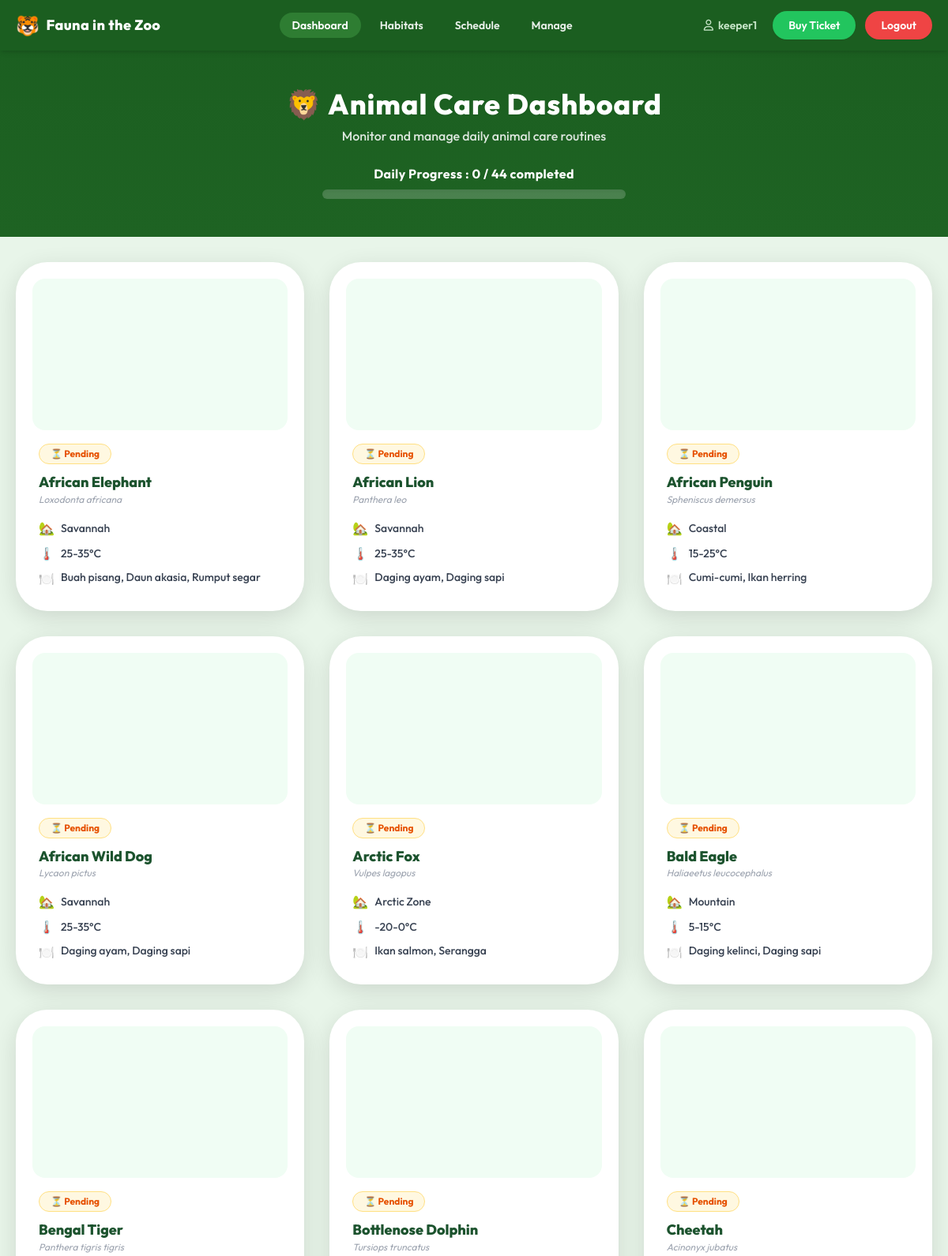
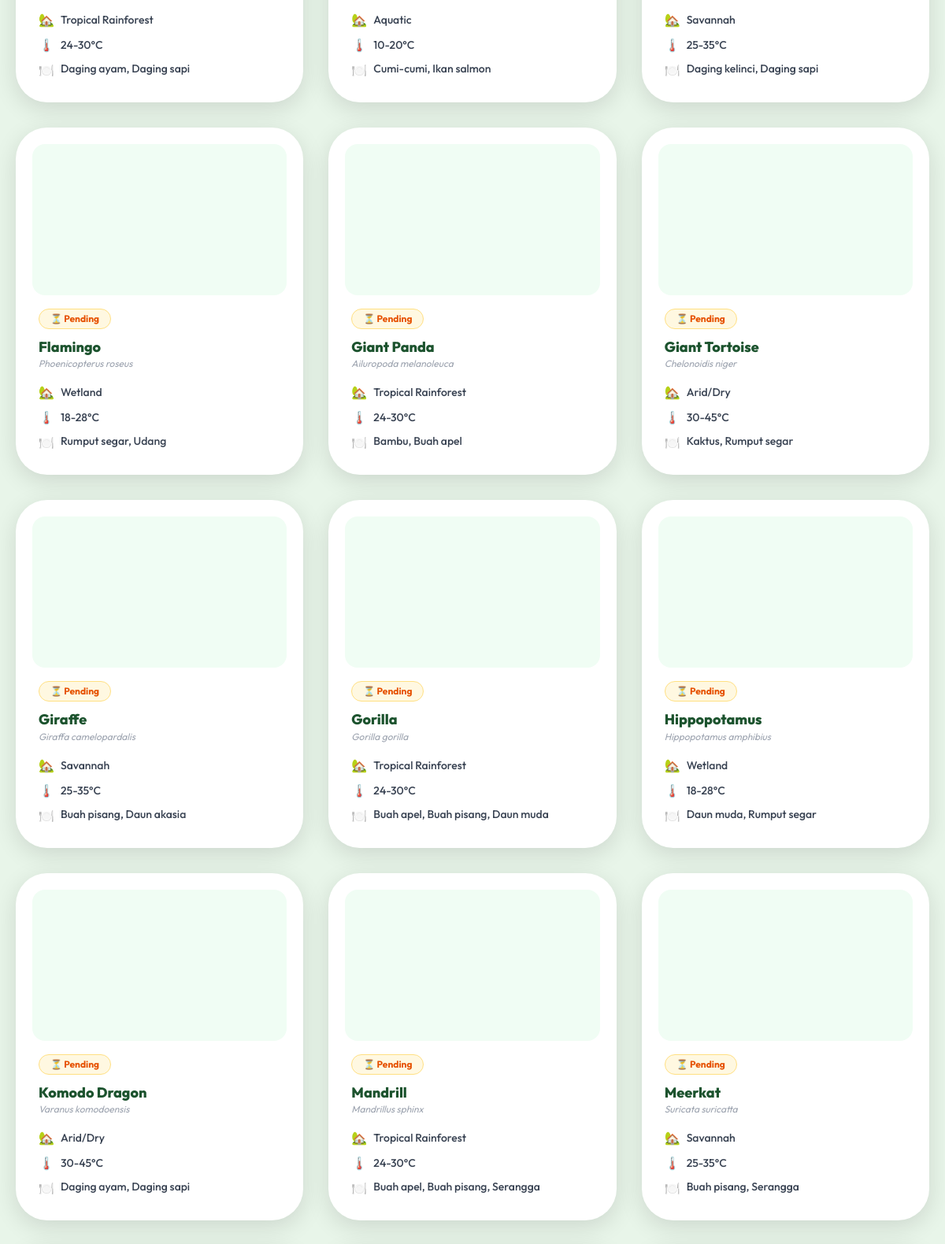
The page /animals.php (signed in, upper part) on the database its author committed (2 pictures, top to bottom).
### tables this page shows
CREATE TABLE IF NOT EXISTS animals (
    id_animal   INT AUTO_INCREMENT PRIMARY KEY,
    animal_name VARCHAR(100) NOT NULL,
    species     VARCHAR(100) NOT NULL,
    id_habitat  INT NOT NULL,
    image_url   VARCHAR(512),
    FOREIGN KEY (id_habitat) REFERENCES habitats(id_habitat)
        ON DELETE CASCADE ON UPDATE CASCADE
);

CREATE TABLE IF NOT EXISTS habitats (
    id_habitat   INT AUTO_INCREMENT PRIMARY KEY,
    habitat_name VARCHAR(100) NOT NULL,
    temperature  VARCHAR(50)  NOT NULL,
    description  TEXT
);

### includes/auth.php (called while the page is built, shortened)
<?php
function getRole() {
    return $_SESSION['role'] ?? null;
}
?>

### animals.php (the view, shortened to what this page needs)
<?php
require_once 'includes/db.php';
require_once 'includes/auth.php';
$query = "
    SELECT
        a.id_animal, a.animal_name, a.image_url, a.species,
        h.habitat_name, h.temperature,
        GROUP_CONCAT(f.foods_name ORDER BY f.foods_name SEPARATOR ', ') AS foods
    FROM animals a
    JOIN habitats h ON a.id_habitat = h.id_habitat
    LEFT JOIN memakan m ON a.id_animal = m.id_animal
    LEFT JOIN foods f   ON m.id_food   = f.id_food
    GROUP BY a.id_animal
    ORDER BY a.animal_name ASC
";
$animals = mysqli_fetch_all(mysqli_query($conn, $query), MYSQLI_ASSOC);
$done_ids = array_column(
    mysqli_fetch_all(mysqli_query($conn, "SELECT DISTINCT id_animal FROM pemberian_pakan WHERE status='done'"), MYSQLI_ASSOC),
    'id_animal'
);
$total_pp = mysqli_fetch_assoc(mysqli_query($conn, "SELECT COUNT(*) AS c FROM pemberian_pakan"))['c'];
$done_pp  = mysqli_fetch_assoc(mysqli_query($conn, "SELECT COUNT(*) AS c FROM pemberian_pakan WHERE status='done'"))['c'];
function getFoodEmoji($foods) {
    $foods = strtolower($foods);
    return '🍽️';
}
?>
<!DOCTYPE html>
<html lang="id">
<head>
    <script src="https://cdn.tailwindcss.com"></script>
    <link rel="stylesheet" href="https://cdnjs.cloudflare.com/ajax/libs/font-awesome/6.5.0/css/all.min.css">
    <link rel="stylesheet" href="assets/css/style.css">
</head>
<body class="bg-[#e8f5e9] min-h-screen pb-16">
<nav class="bg-[#1b5e20] sticky top-0 z-50 shadow-md">
    <div class="max-w-7xl mx-auto px-5 flex items-center justify-between h-16">
        <a href="animals.php" class="flex items-center gap-2 text-white font-extrabold text-lg tracking-wide hover:opacity-95 transition-opacity">
            <span class="text-2xl">🐯</span>Fauna in the Zoo
        </a>
        <div class="hidden md:flex items-center gap-2 text-sm font-semibold text-white/90">
            <a href="animals.php" class="<?= basename($_SERVER['PHP_SELF']) === 'animals.php' ? 'bg-[#2e7d32] text-white' : 'hover:text-white transition-colors' ?> px-4 py-1.5 rounded-full">Dashboard</a>
            <a href="habitats.php" class="<?= basename($_SERVER['PHP_SELF']) === 'habitats.php' ? 'bg-[#2e7d32] text-white' : 'hover:text-white transition-colors' ?> px-4 py-1.5 rounded-full">Habitats</a>
            <?php if (getRole() === 'zookeeper'): ?>
            <a href="schedule.php" class="<?= basename($_SERVER['PHP_SELF']) === 'schedule.php' ? 'bg-[#2e7d32] text-white' : 'hover:text-white transition-colors' ?> px-4 py-1.5 rounded-full">Schedule</a>
            <a href="manage.php"   class="<?= basename($_SERVER['PHP_SELF']) === 'manage.php' ? 'bg-[#2e7d32] text-white' : 'hover:text-white transition-colors' ?> px-4 py-1.5 rounded-full">Manage</a>
            <?php endif; ?>
        </div>
        <div class="flex items-center gap-3 text-sm font-semibold">
            <span class="text-[#c8e6c9] hidden sm:flex items-center gap-1.5 mr-2">
                <i class="fa-regular fa-user"></i> <?= htmlspecialchars($_SESSION['username']) ?>
            </span>
            <a href="ticket.php"
               class="<?= basename($_SERVER['PHP_SELF']) === 'ticket.php' ? 'bg-[#15803d]' : 'bg-[#22c55e] hover:bg-[#15803d]' ?> text-white px-5 py-2 rounded-full transition-all shadow-sm">
                Buy Ticket
            </a>
            <a href="logout.php"
               class="bg-[#ef4444] hover:bg-[#b91c1c] text-white px-5 py-2 rounded-full transition-all shadow-sm">
                Logout
            </a>
        </div>
    </div>
</nav>
<div class="dashboard-bg text-white py-12 text-center px-4">
    <div class="flex items-center justify-center gap-2 mb-2">
        <span class="text-4xl">🦁</span>
        <h1 class="text-3xl sm:text-4xl font-extrabold tracking-wide drop-shadow-sm">Animal Care Dashboard</h1>
    </div>
    <p class="text-white/85 text-sm sm:text-base font-medium">Monitor and manage daily animal care routines</p>
    <div class="mt-6 flex flex-col items-center">
        <p class="text-sm sm:text-base font-bold text-white mb-2 tracking-wide">
            Daily Progress : <?= $done_pp ?> / <?= $total_pp ?> completed
        </p>
        <div class="w-full max-w-sm h-3 bg-white/20 rounded-full overflow-hidden shadow-inner">
        </div>
    </div>
</div>
<div class="max-w-7xl mx-auto px-5 py-8">
    <?php if (empty($animals)): ?>
    <div class="text-center py-20 text-white bg-white/10 rounded-[2.5rem] border border-white/20 backdrop-blur-sm">
        <p class="text-6xl mb-3">🐾</p>
        <p class="text-lg font-bold">Belum ada hewan terdaftar.</p>
        <?php if (getRole() === 'zookeeper'): ?>
        <a href="manage.php" class="text-[#f0fdf4] font-bold mt-2 inline-block hover:underline">+ Tambah hewan</a>
        <?php endif; ?>
    </div>
    <?php else: ?>
    <div class="grid grid-cols-1 sm:grid-cols-2 lg:grid-cols-3 gap-8">
        <?php foreach ($animals as $i => $a):
            $done = in_array($a['id_animal'], $done_ids);
            $foodEmoji = getFoodEmoji($a['foods']);
        ?>
        <div class="animal-card card-anim border <?= $done ? 'bg-[#e8f5e9] border-[#a5d6a7]/60' : 'bg-white border-transparent' ?> rounded-[2.5rem] p-5 shadow-[0_8px_30px_rgba(0,0,0,0.12)] hover:scale-[1.03] hover:shadow-[0_15px_40px_rgba(0,0,0,0.18)] transition-all duration-300 cursor-pointer"
             style="animation-delay:<?= $i * 0.05 ?>s"
             onclick="openModal(<?= (int)$a['id_animal'] ?>)">
            <div class="h-48 bg-[#f0fdf4] overflow-hidden rounded-2xl mb-4 relative">
            </div>
            <div class="px-2 pb-2">
                <div class="mb-3">
                    <?php if ($done): ?>
                    <span class="inline-flex items-center gap-1.5 text-xs font-bold px-3.5 py-1 rounded-full bg-[#e8f5e9] text-[#2e7d32] border border-[#a5d6a7]">✓ Done</span>
                    <?php else: ?>
                    <span class="inline-flex items-center gap-1.5 text-xs font-bold px-3.5 py-1 rounded-full bg-[#fff8e1] text-[#e65100] border border-[#ffe082]">⏳ Pending</span>
                    <?php endif; ?>
                </div>
                <h3 class="font-extrabold text-[#1c532e] text-lg leading-tight mb-0.5"><?= htmlspecialchars($a['animal_name']) ?></h3>
                <p class="text-gray-400 text-xs italic mb-4"><?= htmlspecialchars($a['species']) ?></p>
                <div class="space-y-2 text-sm text-[#2e7d32] font-semibold">
                    <p class="flex items-center gap-2">
                        <span class="text-base text-center w-5">🏡</span>
                        <span class="text-gray-700 font-medium"><?= htmlspecialchars($a['habitat_name']) ?></span>
                    </p>
                    <p class="flex items-center gap-2">
                        <span class="text-base text-center w-5">🌡️</span>
                        <span class="text-gray-700 font-medium"><?= htmlspecialchars($a['temperature']) ?></span>
                    </p>
                    <?php if ($a['foods']): ?>
                    <p class="flex items-start gap-2">
                        <span class="text-base text-center w-5"><?= $foodEmoji ?></span>
                        <span class="text-gray-700 font-medium line-clamp-2"><?= htmlspecialchars($a['foods']) ?></span>
                    </p>
                    <?php endif; ?>
                </div>
            </div>
        </div>
        <?php endforeach; ?>
    </div>
    <?php endif; ?>
</div>
</body>
</html>

### assets/css/style.css (style rules this page uses)
*, *::before, *::after { box-sizing: border-box; }
body { font-family: 'Outfit', Arial, sans-serif; -webkit-font-smoothing: antialiased; -moz-osx-font-smoothing: grayscale; }
html { scroll-behavior: smooth; }
:root { --zoo-50: #f0fdf4; --zoo-100: #dcfce7; --zoo-200: #bbf7d0; --zoo-300: #86efac; --zoo-400: #4ade80; --zoo-500: #22c55e; --zoo-600: #16a34a; --zoo-700: #15803d; --zoo-800: #166534; --zoo-900: #14532d; --zoo-950: #052e16; }
.dashboard-bg { background-color: #1b5e20; background-image: linear-gradient(180deg, #1b5e20 0%, #2e7d32 40%, #81c784 100%); background-attachment: fixed; }
.card-anim { opacity: 0; animation: cardIn 0.5s ease-out forwards; }

### rows shown on the page
animals: shows "⏳ Pending", animal_name "African Elephant", species "Loxodonta africana", id_habitat.habitat_name "Savannah", id_habitat.temperature "25-35°C", foodEmoji "🍽️", foods "Buah pisang, Daun akasia, Rumput segar"
animals: shows "⏳ Pending", animal_name "African Lion", species "Panthera leo", id_habitat.habitat_name "Savannah", id_habitat.temperature "25-35°C", foodEmoji "🍽️", foods "Daging ayam, Daging sapi"
animals: shows "⏳ Pending", animal_name "African Penguin", species "Spheniscus demersus", id_habitat.habitat_name "Coastal", id_habitat.temperature "15-25°C", foodEmoji "🍽️", foods "Cumi-cumi, Ikan herring"
animals: shows "⏳ Pending", animal_name "African Wild Dog", species "Lycaon pictus", id_habitat.habitat_name "Savannah", id_habitat.temperature "25-35°C", foodEmoji "🍽️", foods "Daging ayam, Daging sapi"
animals: shows "⏳ Pending", animal_name "Arctic Fox", species "Vulpes lagopus", id_habitat.habitat_name "Arctic Zone", id_habitat.temperature "-20-0°C", foodEmoji "🍽️", foods "Ikan salmon, Serangga"
animals: shows "⏳ Pending", animal_name "Bald Eagle", species "Haliaeetus leucocephalus", id_habitat.habitat_name "Mountain", id_habitat.temperature "5-15°C", foodEmoji "🍽️", foods "Daging kelinci, Daging sapi"
animals: shows "⏳ Pending", animal_name "Bengal Tiger", species "Panthera tigris tigris", id_habitat.habitat_name "Tropical Rainforest", id_habitat.temperature "24-30°C", foodEmoji "🍽️", foods "Daging ayam, Daging sapi"
animals: shows "⏳ Pending", animal_name "Bottlenose Dolphin", species "Tursiops truncatus", id_habitat.habitat_name "Aquatic", id_habitat.temperature "10-20°C", foodEmoji "🍽️", foods "Cumi-cumi, Ikan salmon"
animals: shows "⏳ Pending", animal_name "Cheetah", species "Acinonyx jubatus", id_habitat.habitat_name "Savannah", id_habitat.temperature "25-35°C", foodEmoji "🍽️", foods "Daging kelinci, Daging sapi"
animals: shows "⏳ Pending", animal_name "Flamingo", species "Phoenicopterus roseus", id_habitat.habitat_name "Wetland", id_habitat.temperature "18-28°C", foodEmoji "🍽️", foods "Rumput segar, Udang"
animals: shows "⏳ Pending", animal_name "Giant Panda", species "Ailuropoda melanoleuca", id_habitat.habitat_name "Tropical Rainforest", id_habitat.temperature "24-30°C", foodEmoji "🍽️", foods "Bambu, Buah apel"
animals: shows "⏳ Pending", animal_name "Giant Tortoise", species "Chelonoidis niger", id_habitat.habitat_name "Arid/Dry", id_habitat.temperature "30-45°C", foodEmoji "🍽️", foods "Kaktus, Rumput segar"
animals: shows "⏳ Pending", animal_name "Giraffe", species "Giraffa camelopardalis", id_habitat.habitat_name "Savannah", id_habitat.temperature "25-35°C", foodEmoji "🍽️", foods "Buah pisang, Daun akasia"
animals: shows "⏳ Pending", animal_name "Gorilla", species "Gorilla gorilla", id_habitat.habitat_name "Tropical Rainforest", id_habitat.temperature "24-30°C", foodEmoji "🍽️", foods "Buah apel, Buah pisang, Daun muda"
animals: shows "⏳ Pending", animal_name "Hippopotamus", species "Hippopotamus amphibius", id_habitat.habitat_name "Wetland", id_habitat.temperature "18-28°C", foodEmoji "🍽️", foods "Daun muda, Rumput segar"
animals: shows "⏳ Pending", animal_name "Komodo Dragon", species "Varanus komodoensis", id_habitat.habitat_name "Arid/Dry", id_habitat.temperature "30-45°C", foodEmoji "🍽️", foods "Daging ayam, Daging sapi"
animals: shows "⏳ Pending", animal_name "Mandrill", species "Mandrillus sphinx", id_habitat.habitat_name "Tropical Rainforest", id_habitat.temperature "24-30°C", foodEmoji "🍽️", foods "Buah apel, Buah pisang, Serangga"
animals: shows "⏳ Pending", animal_name "Meerkat", species "Suricata suricatta", id_habitat.habitat_name "Savannah", id_habitat.temperature "25-35°C", foodEmoji "🍽️", foods "Buah pisang, Serangga"

### other values the page prints
$_SESSION['username'] "keeper1"
$done_pp "0"
$total_pp "44"
